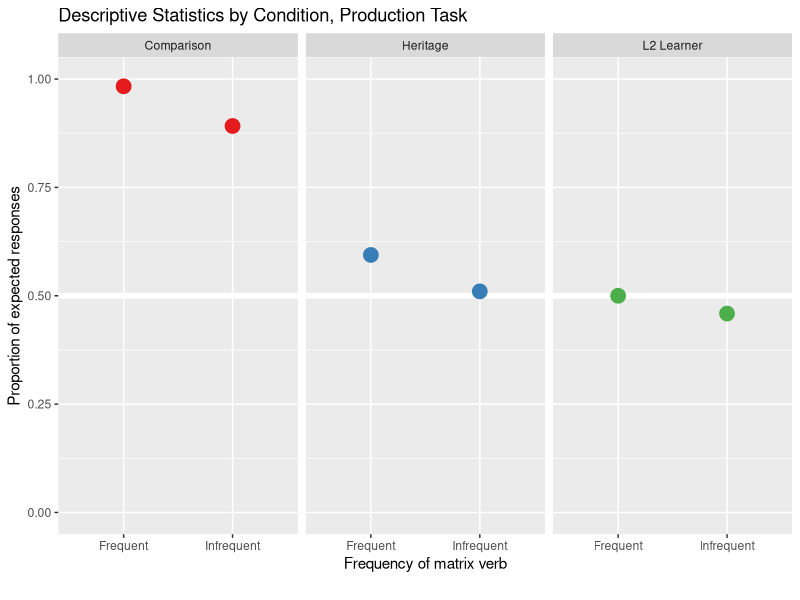
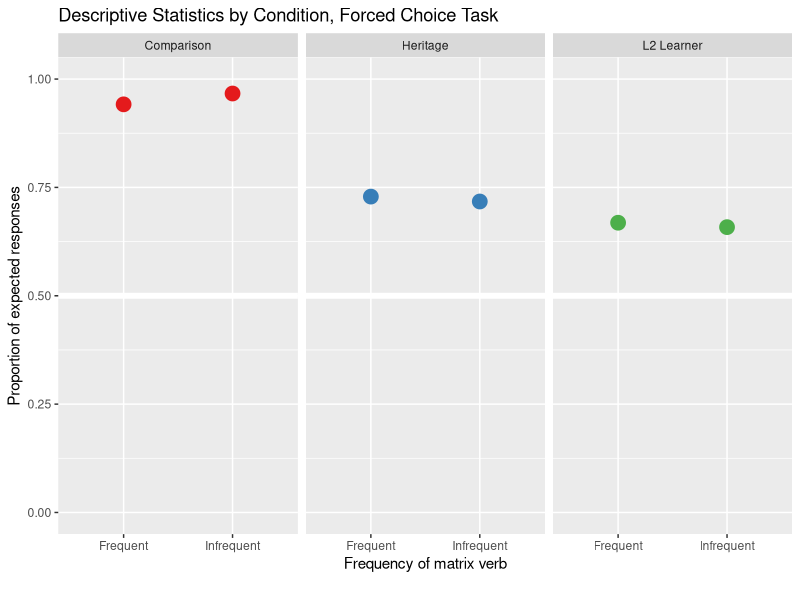

Write the R code that produced these figures, in order.
# Packages
library(tidyverse)
library(lme4)
library(lmerTest)
library(glmmTMB)
library(emmeans)
library(kableExtra)

# Preparation of data
## Load database
L2_EPT = read_csv("./CSV Files/L2 Learners/EPT Subjunctive Standardized L2 Data.csv")
L2_FCT = read_csv("./CSV Files/L2 Learners/FCT Subjunctive Standardized L2 Data.csv")
Heritage_EPT = read_csv("./CSV Files/Heritage/EPT Subjunctive Standardized Heritage Data.csv")
Heritage_FCT = read_csv("./CSV Files/Heritage/FCT Subjunctive Standardized Heritage Data.csv")
Comparison_EPT = read.csv("./CSV Files/Comparison/EPT Subjunctive Standardized Comparison Data.csv")
Comparison_FCT = read.csv("./CSV Files/Comparison/FCT Subjunctive Standardized Comparison Data.csv")


## Create combined dataset
Subjunctive_EPT = rbind(L2_EPT, Heritage_EPT, Comparison_EPT)
Subjunctive_FCT = rbind(L2_FCT, Heritage_FCT, Comparison_FCT)

# Descriptive stats
## Descriptive stats by experimental group
Subjunctive_EPT %>%
  group_by(ExpGroup) %>%
  summarize(Average = mean(Average, na.rm = T), SD = sd(Average, na.rm = T))

Subjunctive_EPT %>%
  group_by(ExpGroup) %>%
  summarize(Average = mean(Average, na.rm = T), SD = sd(Average, na.rm = T))

# Descriptive stats by heritage group
Subjunctive_EPT %>%
  group_by(HerGroup) %>%
  summarise(Average = mean(Average, na.rm = T), SD = sd(Average, na.rm = T))

Subjunctive_EPT %>%
  group_by(HerGroup) %>%
  summarise(Average = mean(Average, na.rm = T), SD = sd(Average, na.rm = T))


# Plots by accuracy across condition
Subjunctive_EPT %>%
  ggplot(aes(x = Verb_condition, y = Average, color = ExpGroup)) + 
  facet_grid(. ~ ExpGroup) + 
  geom_hline(yintercept = 0.5, color = 'white', size = 2) + 
  stat_summary(fun = mean,
               geom = 'pointrange', size = 1, 
               position = position_dodge(width = 0.5)) + 
  scale_color_brewer(palette = "Set1", name = "") +
  theme(legend.position = "none") +
  ylim(c(0,1)) +
  labs(x = 'Frequency of matrix verb', y = 'Proportion of expected responses', caption = '', 
       title = 'Descriptive Statistics by Condition, Production Task')

Subjunctive_FCT %>%
  ggplot(aes(x = Verb_condition, y = Average, color = ExpGroup)) + 
  facet_grid(. ~ ExpGroup) + 
  geom_hline(yintercept = 0.5, color = 'white', size = 2) + 
  stat_summary(fun = mean,
               geom = 'pointrange', size = 1, 
               position = position_dodge(width = 0.5)) + 
  scale_color_brewer(palette = "Set1", name = "") +
  theme(legend.position = "none") +
  ylim(c(0,1)) +
  labs(x = 'Frequency of matrix verb', y = 'Proportion of expected responses', caption = '', 
       title = 'Descriptive Statistics by Condition, Forced Choice Task')
